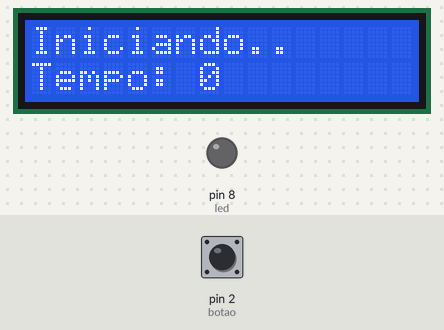
Recording of a sketch running on a simulated Arduino Uno, built with avr-gcc and run on an emulated ATmega328P. Parts: 16×2 character LCD, output pins drawn as LEDs (lit = HIGH). The test bench sets the inputs (shaded band); at power-on: pin 2 (botao) HIGH.

Above: at 1.2 s.
1.3 s: pin 2 (botao) pulled LOW for 0.15 s
At 2.4 s:
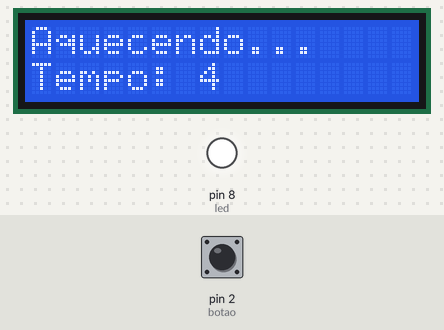
4.4 s: pin 2 (botao) pulled LOW for 1 s
At 6.7 s:
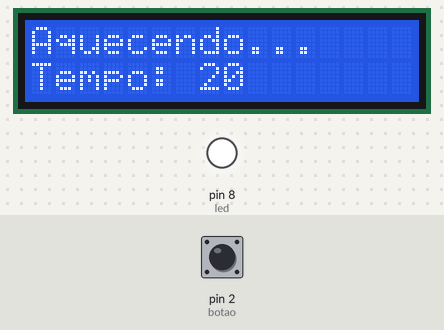
6.9 s: pin 2 (botao) pulled LOW for 0.15 s
At 8.0 s:
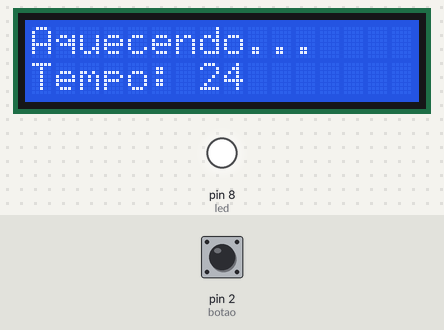
8.7 s: pin 2 (botao) pulled LOW for 1 s
At 52.1 s:
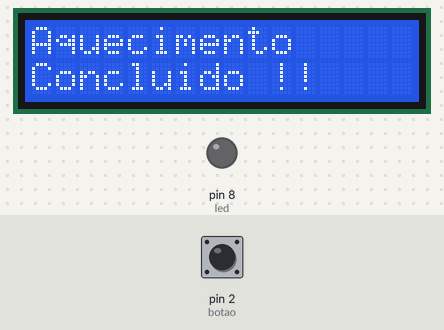
Timing chart, 0 to 52.8 s (numbered marks = the images above; inputs shaded):
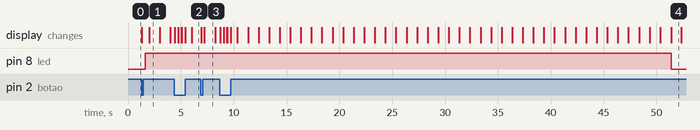

The sketch:

sketch.ino
```cpp
#include <LiquidCrystal_I2C.h>

#define COLUNAS 16
#define LINHAS  2
int led = 8;
int botao = 2;
const int intervalo = 1000;
unsigned long tempo_agora = 0;
unsigned long tempo_anterior = 0;
bool finalizado = false;
bool iniciou = false;

LiquidCrystal_I2C lcd(0x27, COLUNAS, LINHAS);

void setup(){
  pinMode(led, OUTPUT);
  pinMode(botao, INPUT_PULLUP);
  Serial.begin(9600);

  lcd.init();
  lcd.backlight();
  lcd.setCursor(0, 0);
  lcd.print("Iniciando..");
  lcd.setCursor(0, 1);
  lcd.print("Tempo:");
  lcd.setCursor(7, 1);
  lcd.print(tempo_agora);
}

void loop(){
  if (tempo_agora > 0){
    digitalWrite(led, HIGH);
  }
  else {
    digitalWrite(led, LOW);
  }

  if (digitalRead(botao) == LOW){
    lcd.clear();
    tempo_agora = tempo_agora + 5000;
    finalizado = false;
    iniciou = true;

    lcd.print("Aquecendo...");
    lcd.setCursor(0, 1);
    lcd.print("Tempo: ");
    lcd.setCursor(7, 1);
    lcd.print(tempo_agora / 1000);

    delay(300);
  }

  if (millis() - tempo_anterior >= intervalo) {
    tempo_anterior = millis();

    if (tempo_agora > 0) {
      tempo_agora -= 1000;
    } else {
      tempo_agora = 0;
    }

    lcd.setCursor(7, 1);
    lcd.print("     ");
    lcd.setCursor(7, 1);
    lcd.print(tempo_agora / 1000);
  }

  if (tempo_agora == 0 && finalizado == false && iniciou == true) {
    lcd.clear();
    lcd.setCursor(0, 0);
    lcd.print("Aquecimento");
    lcd.setCursor(0, 1);
    lcd.print("Concluido !!");

    finalizado = true;
  }
}
```

Measured:
- after the input at 1.3 s, pin 8 (led): LOW → HIGH after 0.32 s; the display: first changes at once (image 1 shows a later state)
- after the input at 4.4 s, pin 8 (led): stays HIGH (without the input it goes to LOW after 1.6 s)
- after the input at 8.7 s, pin 8 (led): HIGH → LOW after 42.7 s instead of 22.6 s
- what the display in image 1 shows lasts 1.0 s, from 2.0 s to 3.0 s
